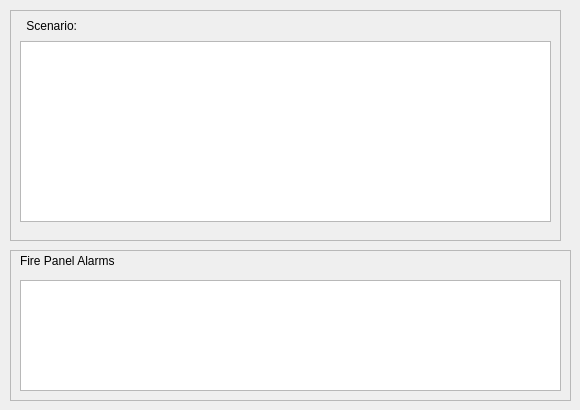
    <widget class="QWidget" name="tab">
     <attribute name="title">
      <string>Status</string>
     </attribute>
     <widget class="QFrame" name="frame">
      <property name="geometry">
       <rect>
        <x>10</x>
        <y>10</y>
        <width>551</width>
        <height>231</height>
       </rect>
      </property>
      <property name="frameShape">
       <enum>QFrame::StyledPanel</enum>
      </property>
      <property name="frameShadow">
       <enum>QFrame::Raised</enum>
      </property>
      <widget class="QLabel" name="labelCurrentTask">
       <property name="geometry">
        <rect>
         <x>80</x>
         <y>60</y>
         <width>131</width>
         <height>31</height>
        </rect>
       </property>
       <property name="font">
        <font>
         <pointsize>12</pointsize>
        </font>
       </property>
       <property name="text">
        <string/>
       </property>
      </widget>
      <widget class="QLabel" name="labelCurrentScenario">
       <property name="geometry">
        <rect>
         <x>80</x>
         <y>0</y>
         <width>461</width>
         <height>31</height>
        </rect>
       </property>
       <property name="font">
        <font>
         <pointsize>12</pointsize>
        </font>
       </property>
       <property name="text">
        <string/>
       </property>
      </widget>
      <widget class="QLabel" name="label_2">
       <property name="geometry">
        <rect>
         <x>-4</x>
         <y>0</y>
         <width>71</width>
         <height>31</height>
        </rect>
       </property>
       <property name="text">
        <string>Scenario:</string>
       </property>
       <property name="alignment">
        <set>Qt::AlignRight|Qt::AlignTrailing|Qt::AlignVCenter</set>
       </property>
      </widget>
      <widget class="QListWidget" name="listScenario">
       <property name="geometry">
        <rect>
         <x>10</x>
         <y>31</y>
         <width>531</width>
         <height>181</height>
        </rect>
       </property>
       <property name="font">
        <font>
         <pointsize>14</pointsize>
        </font>
       </property>
      </widget>
     </widget>
     <widget class="QFrame" name="frame_2">
      <property name="geometry">
       <rect>
        <x>10</x>
        <y>250</y>
        <width>561</width>
        <height>151</height>
       </rect>
      </property>
      <property name="frameShape">
       <enum>QFrame::StyledPanel</enum>
      </property>
      <property name="frameShadow">
       <enum>QFrame::Raised</enum>
      </property>
      <property name="lineWidth">
       <number>2</number>
      </property>
      <widget class="QListWidget" name="listFires">
       <property name="geometry">
        <rect>
         <x>10</x>
         <y>30</y>
         <width>541</width>
         <height>111</height>
        </rect>
       </property>
       <property name="font">
        <font>
         <pointsize>14</pointsize>
        </font>
       </property>
      </widget>
      <widget class="QLabel" name="label_3">
       <property name="geometry">
        <rect>
         <x>10</x>
         <y>0</y>
         <width>341</width>
         <height>21</height>
        </rect>
       </property>
       <property name="text">
        <string>Fire Panel Alarms</string>
       </property>
      </widget>
     </widget>
    </widget>
